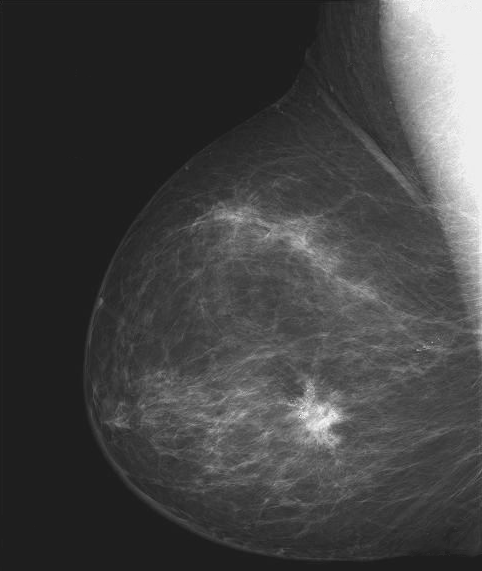
#> input picture Chapter03/pic/Fig0304(a)(breast_digital_Xray).tif, 482 x 571 px
$ python Canny.py
#> lines starting #> are read from the running program, lines starting #| are printed output that depends on the picture; after the words box and inside, x2 and y2 are one past the last pixel; in counts of white or black regions, pixels touching at a corner belong together
"""
Created by HenryMa on 2020/8/26
"""

__author__ = 'HenryMa'


import cv2
import numpy as np


if __name__ == '__main__':

    img = cv2.imread('../pic/Fig0304(a)(breast_digital_Xray).tif', 0)
#> img is the input picture: shape (571, 482); min 21, max 255, mean 66.7

    """
    由于Canny只能处理灰度图, 所以将读取的图像转成灰度图.
    用高斯平滑处理原图像降噪.
    调用Canny函数, 指定最大和最小阈值, 其中apertureSize默认为3
    """
    img = cv2.GaussianBlur(img, (3, 3), 0)
    canny = cv2.Canny(img, 50, 150)
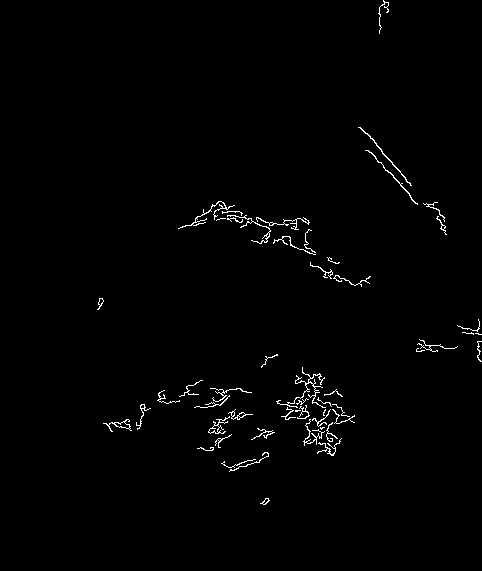
#> canny: shape (571, 482); 1.1% white in thin lines or dots, all inside (x1, y1, x2, y2) = (97, 0, 482, 505)

    cv2.imshow('origin', img)
    cv2.imshow('Canny', canny)
    cv2.waitKey(0)
    cv2.destroyAllWindows()
